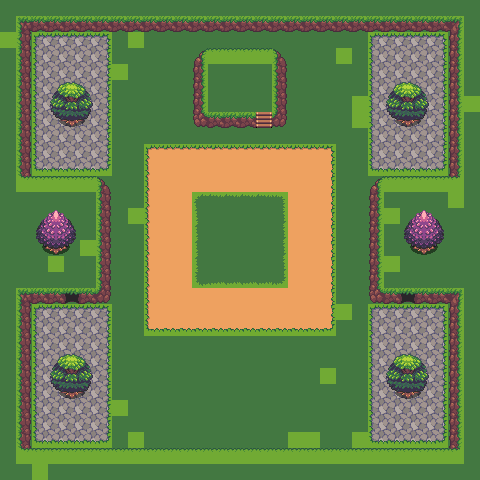

Rendered tile map (Tiled .tmx) drawn with the repository's tilesets; below, a short description and the map source with its tile grids summarised:
An orthogonal 30x30 tile map with 16x16 px tiles, 8 tile layers (WaterSW, WaterSE, WaterNE, WaterNW, ...), 3 tilesets, 3 image layers and 9 objects (5x Spawn, 2x Stairs, 2x Portal).

<map version="1.10" tiledversion="1.10.2" orientation="orthogonal" renderorder="right-down" width="30" height="30" tilewidth="16" tileheight="16" infinite="0" nextlayerid="13" nextobjectid="12">
 <tileset firstgid="1" source="test.tsx" />
 <tileset firstgid="88" source="water.tsx" />
 <tileset firstgid="97" source="props.tsx" />
 <imagelayer id="9" name="Sky" locked="1" parallaxx="0" parallaxy="0" repeatx="1" repeaty="1">
  <image source="../public/sprites/environment/sky.png" width="256" height="256" />
 </imagelayer>
 <imagelayer id="11" name="Sun" locked="1" offsetx="0" offsety="-120">
  <image source="../public/sprites/environment/sun.png" width="256" height="256" />
 </imagelayer>
 <imagelayer id="10" name="Clouds" locked="1" parallaxx="0.5" parallaxy="0.2" repeatx="1" repeaty="1">
  <image source="../public/sprites/environment/clouds.png" width="256" height="256" />
 </imagelayer>
 <layer id="8" name="WaterSW" width="30" height="30" locked="1" offsetx="-240" offsety="240">
  <data>[900 cells, 375 non-empty, 9 distinct tile ids]</data>
 </layer>
 <layer id="7" name="WaterSE" width="30" height="30" locked="1" offsetx="240" offsety="240">
  <data>[900 cells, 375 non-empty, 9 distinct tile ids]</data>
 </layer>
 <layer id="6" name="WaterNE" width="30" height="30" locked="1" offsetx="240" offsety="-240">
  <data>[900 cells, 138 non-empty, 10 distinct tile ids]</data>
 </layer>
 <layer id="5" name="WaterNW" width="30" height="30" locked="1" offsetx="-240" offsety="-240">
  <data>[900 cells, 138 non-empty, 10 distinct tile ids]</data>
 </layer>
 <layer id="1" name="Ground" width="30" height="30" locked="1">
  <data>[900 cells, 900 non-empty, 31 distinct tile ids]</data>
 </layer>
 <layer id="2" name="Colliders" class="Colliders" width="30" height="30" locked="1">
  <data>[900 cells, 158 non-empty, 20 distinct tile ids]</data>
 </layer>
 <objectgroup id="4" name="Objects" locked="1">
  <object id="2" name="Player" type="Spawn" x="168" y="240">
   <point />
  </object>
  <object id="3" name="mob:penguin-acx" type="Spawn" x="312" y="240">
   <point />
  </object>
  <object id="4" name="Slope-E" type="Stairs" x="272.25" y="48.375">
   <polygon points="0,0 15.625,15.5 15.75,79.25 -0.25,63.75" />
  </object>
  <object id="5" name="Slope-W" type="Stairs" x="207.875" y="47.875">
   <polygon points="0,0 -15.75,16 -15.75,79.75 0.125,64.125" />
  </object>
  <object id="6" name="cave-tmx:East" type="Portal" x="400" y="294" width="16" height="12" />
  <object id="7" name="cave-tmx:West" type="Portal" x="64" y="294" width="16" height="12" />
  <object id="8" name="Out-W" type="Spawn" x="72" y="320">
   <point />
  </object>
  <object id="9" name="Out-E" type="Spawn" x="408" y="320">
   <point />
  </object>
  <object id="10" name="item:chest-acx" type="Spawn" x="232" y="90">
   <point />
  </object>
 </objectgroup>
 <layer id="3" name="Cover" width="30" height="30" locked="1">
  <data>[900 cells, 36 non-empty, 12 distinct tile ids]</data>
 </layer>
 <layer id="12" name=".Hidden" width="30" height="30" locked="1" offsetx="0" offsety="-240">
  <data>[900 cells, 7 non-empty, 1 distinct tile ids]</data>
 </layer>
</map>